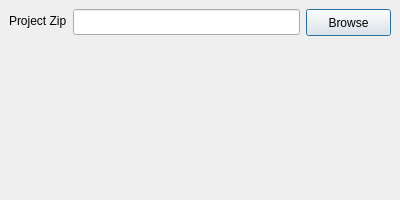
<?xml version="1.0" encoding="UTF-8"?>
<ui version="4.0">
 <class>SubmitMainWindow</class>
 <widget class="QDialog" name="SubmitMainWindow">
  <property name="enabled">
   <bool>true</bool>
  </property>
  <property name="geometry">
   <rect>
    <x>0</x>
    <y>0</y>
    <width>400</width>
    <height>200</height>
   </rect>
  </property>
  <property name="sizePolicy">
   <sizepolicy hsizetype="Preferred" vsizetype="Preferred">
    <horstretch>0</horstretch>
    <verstretch>0</verstretch>
   </sizepolicy>
  </property>
  <property name="minimumSize">
   <size>
    <width>400</width>
    <height>200</height>
   </size>
  </property>
  <property name="windowTitle">
   <string notr="true">qt-hpc</string>
  </property>
  <layout class="QVBoxLayout" name="verticalLayout">
   <item>
    <layout class="QFormLayout" name="formLayout">
     <item row="0" column="0">
      <widget class="QLabel" name="label">
       <property name="minimumSize">
        <size>
         <width>0</width>
         <height>0</height>
        </size>
       </property>
       <property name="text">
        <string>Project Zip</string>
       </property>
      </widget>
     </item>
     <item row="0" column="1">
      <layout class="QHBoxLayout" name="horizontalLayout">
       <item>
        <widget class="QLineEdit" name="lineEdit">
         <property name="enabled">
          <bool>true</bool>
         </property>
         <property name="sizePolicy">
          <sizepolicy hsizetype="Expanding" vsizetype="Fixed">
           <horstretch>0</horstretch>
           <verstretch>0</verstretch>
          </sizepolicy>
         </property>
         <property name="minimumSize">
          <size>
           <width>161</width>
           <height>26</height>
          </size>
         </property>
         <property name="readOnly">
          <bool>true</bool>
         </property>
        </widget>
       </item>
       <item>
        <widget class="QPushButton" name="pushButton">
         <property name="minimumSize">
          <size>
           <width>85</width>
           <height>27</height>
          </size>
         </property>
         <property name="text">
          <string>Browse</string>
         </property>
        </widget>
       </item>
      </layout>
     </item>
    </layout>
   </item>
  </layout>
 </widget>
 <layoutdefault spacing="6" margin="9"/>
 <resources/>
 <connections>
  <connection>
   <sender>pushButton</sender>
   <signal>clicked()</signal>
   <receiver>SubmitMainWindow</receiver>
   <slot>browse()</slot>
   <hints>
    <hint type="sourcelabel">
     <x>256</x>
     <y>94</y>
    </hint>
    <hint type="destinationlabel">
     <x>349</x>
     <y>84</y>
    </hint>
   </hints>
  </connection>
 </connections>
 <slots>
  <signal>got_file(QString)</signal>
  <slot>browse()</slot>
 </slots>
</ui>
